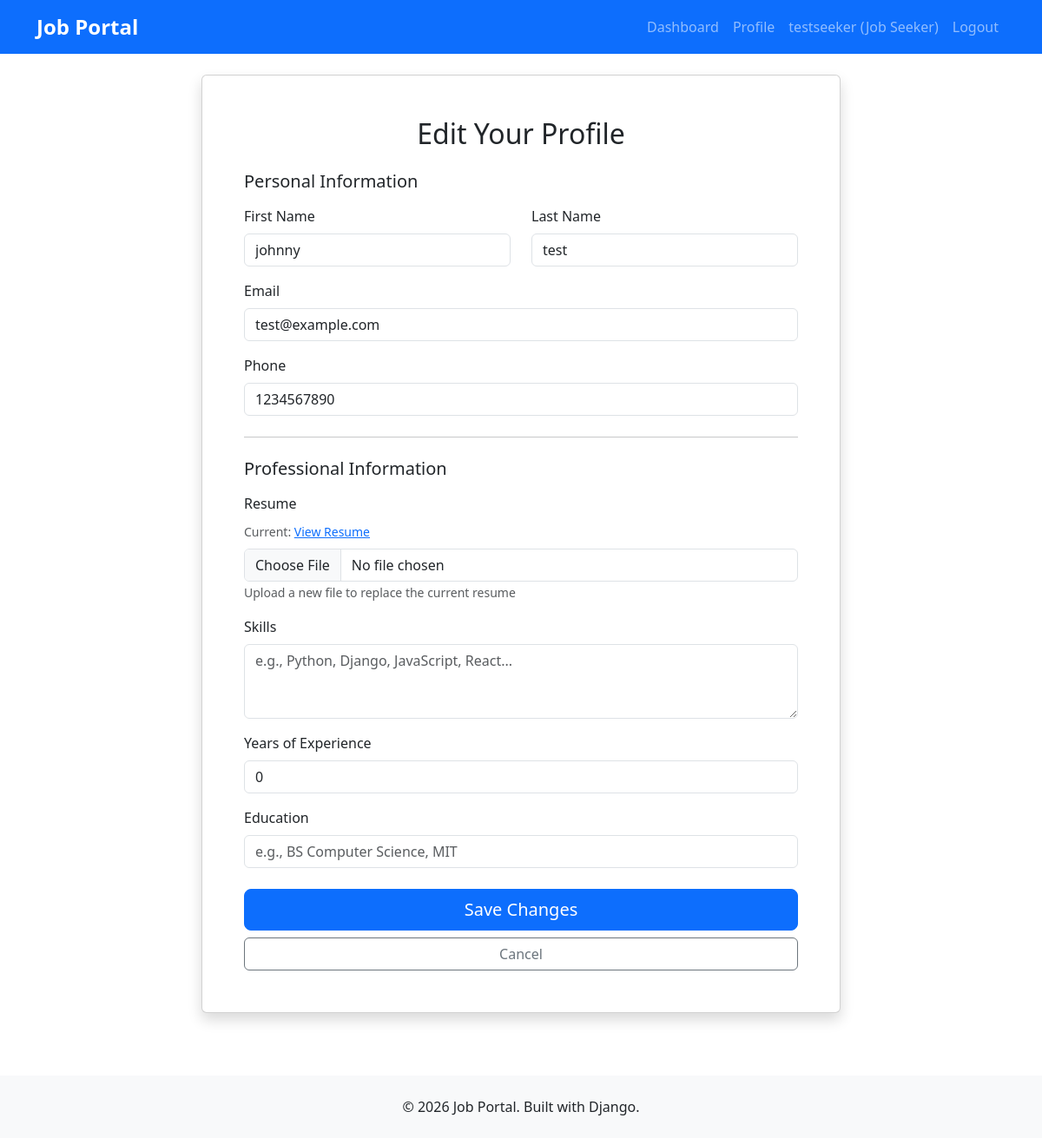
/users/profile/edit/ (signed in), run on the app's committed database.
### users/models.py (models this page shows)
class User(AbstractUser):
    USER_TYPES = (
        ('job_seeker', 'Job Seeker'),
        ('employer', 'Employer'),
    )
    user_type = models.CharField(max_length=20, choices=USER_TYPES)
    phone = models.CharField(max_length=15, blank=True)
    created_at = models.DateTimeField(auto_now_add=True)
    class Meta:
        db_table = 'users'

class JobSeekerProfile(models.Model):
    user = models.OneToOneField(User, on_delete=models.CASCADE)
    resume = models.FileField(upload_to='resumes/', blank=True)
    skills = models.TextField(blank=True)
    experience_years = models.IntegerField(default=0)
    education = models.CharField(max_length=200, blank=True)
    class Meta:
        db_table = 'job_seeker_profiles'

### users/views.py (the view, shortened to what this page needs)
# urls.py: path('profile/edit/', views.profile_edit_view, name='profile_edit'),
@login_required
def profile_edit_view(request):
    user = request.user
    if user.user_type == 'job_seeker':
        try:
            profile = user.jobseekerprofile
        except:
            from .models import JobSeekerProfile
            profile = JobSeekerProfile.objects.create(user=user)
        if request.method == 'POST':
            from .forms import JobSeekerProfileEditForm
            form = JobSeekerProfileEditForm(request.POST, request.FILES, instance=profile, user=user)
            if form.is_valid():
                form.save()
                messages.success(request, 'Your profile has been updated successfully!')
                return redirect('users:profile')
        else:
            from .forms import JobSeekerProfileEditForm
            form = JobSeekerProfileEditForm(instance=profile, user=user)
        return render(request, 'users/profile_edit.html', {
            'form': form,
            'user_type': 'job_seeker'
        })

### templates/users/profile_edit.html (shortened to what this page needs)
{% extends 'base.html' %}
{% block content %}
<div class="row justify-content-center">
    <div class="col-md-8">
        <div class="card shadow">
            <div class="card-body p-5">
                <h2 class="text-center mb-4">Edit Your Profile</h2>
                <form method="post" enctype="multipart/form-data" novalidate>
                    <h5 class="mb-3">Personal Information</h5>
                    <div class="row">
                        <div class="col-md-6 mb-3">
                            <label for="{{ form.first_name.id_for_label }}" class="form-label">First Name</label>
                            {{ form.first_name }}
                        </div>
                        <div class="col-md-6 mb-3">
                            <label for="{{ form.last_name.id_for_label }}" class="form-label">Last Name</label>
                            {{ form.last_name }}
                        </div>
                    </div>
                    <div class="mb-3">
                        <label for="{{ form.email.id_for_label }}" class="form-label">Email</label>
                        {{ form.email }}
                    </div>
                    <div class="mb-3">
                        <label for="{{ form.phone.id_for_label }}" class="form-label">Phone</label>
                        {{ form.phone }}
                    </div>
                    <hr class="my-4">
                    {% if user_type == 'job_seeker' %}
                        <h5 class="mb-3">Professional Information</h5>
                        <div class="mb-3">
                            <label for="{{ form.resume.id_for_label }}" class="form-label">Resume</label>
                            {% if form.instance.resume %}
                                <div class="mb-2">
                                    <small class="text-muted">
                                        Current: <a href="{{ form.instance.resume.url }}" target="_blank">View Resume</a>
                                    </small>
                                </div>
                            {% endif %}
                            {{ form.resume }}
                            <small class="form-text text-muted">Upload a new file to replace the current resume</small>
                        </div>
                        <div class="mb-3">
                            <label for="{{ form.skills.id_for_label }}" class="form-label">Skills</label>
                            {{ form.skills }}
                        </div>
                        <div class="mb-3">
                            <label for="{{ form.experience_years.id_for_label }}" class="form-label">Years of Experience</label>
                            {{ form.experience_years }}
                        </div>
                        <div class="mb-3">
                            <label for="{{ form.education.id_for_label }}" class="form-label">Education</label>
                            {{ form.education }}
                        </div>
                    {% endif %}
                    <div class="d-grid gap-2 mt-4">
                        <button type="submit" class="btn btn-primary btn-lg">Save Changes</button>
                        <a href="{% url 'users:profile' %}" class="btn btn-outline-secondary">Cancel</a>
                    </div>
                </form>
            </div>
        </div>
    </div>
</div>
{% endblock %}

### templates/base.html (shortened to what this page needs)
<!DOCTYPE html>
<html lang="en">
<head>
    <link href="https://cdn.jsdelivr.net/npm/bootstrap@5.3.0/dist/css/bootstrap.min.css" rel="stylesheet">
    {% load static %}
    <link rel="stylesheet" href="{% static 'css/style.css' %}">
</head>
<body>
    <nav class="navbar navbar-expand-lg navbar-dark bg-primary">
        <div class="container">
            <a class="navbar-brand" href="{% url 'home' %}">
                <strong>Job Portal</strong>
            </a>
            <div class="collapse navbar-collapse" id="navbarNav">
                <ul class="navbar-nav ms-auto">
                    {% if user.is_authenticated %}
                        <li class="nav-item">
                            <a class="nav-link" href="{% url 'users:dashboard' %}">Dashboard</a>
                        </li>
                        <li class="nav-item">
                            <a class="nav-link" href="{% url 'users:profile' %}">Profile</a>
                        </li>
                        <li class="nav-item">
                            <a class="nav-link" href="#">
                                {{ user.username }} ({{ user.get_user_type_display }})
                            </a>
                        </li>
<li class="nav-item">
    <a class="nav-link" href="{% url 'users:logout' %}">Logout</a>
</li>
                    {% endif %}
                </ul>
            </div>
        </div>
    </nav>
    <main class="container my-4">
        {% block content %}
        {% endblock %}
    </main>
    <footer class="bg-light text-center py-4 mt-5">
        <div class="container">
            <p class="mb-0">&copy; 2026 Job Portal. Built with Django.</p>
        </div>
    </footer>
</body>
</html>

### static/css/style.css (style rules this page uses)
body { min-height: 100vh; display: flex; flex-direction: column; }
main { flex: 1; }
.navbar-brand { font-size: 1.5rem; }
.card { box-shadow: 0 2px 4px rgba(0,0,0,0.1); transition: transform 0.2s; }

### data on the page
User: username "testseeker", user_type "Job Seeker", first_name "johnny", last_name "test", email "test@example.com", phone "1234567890"
JobSeekerProfile: experience_years "0"
